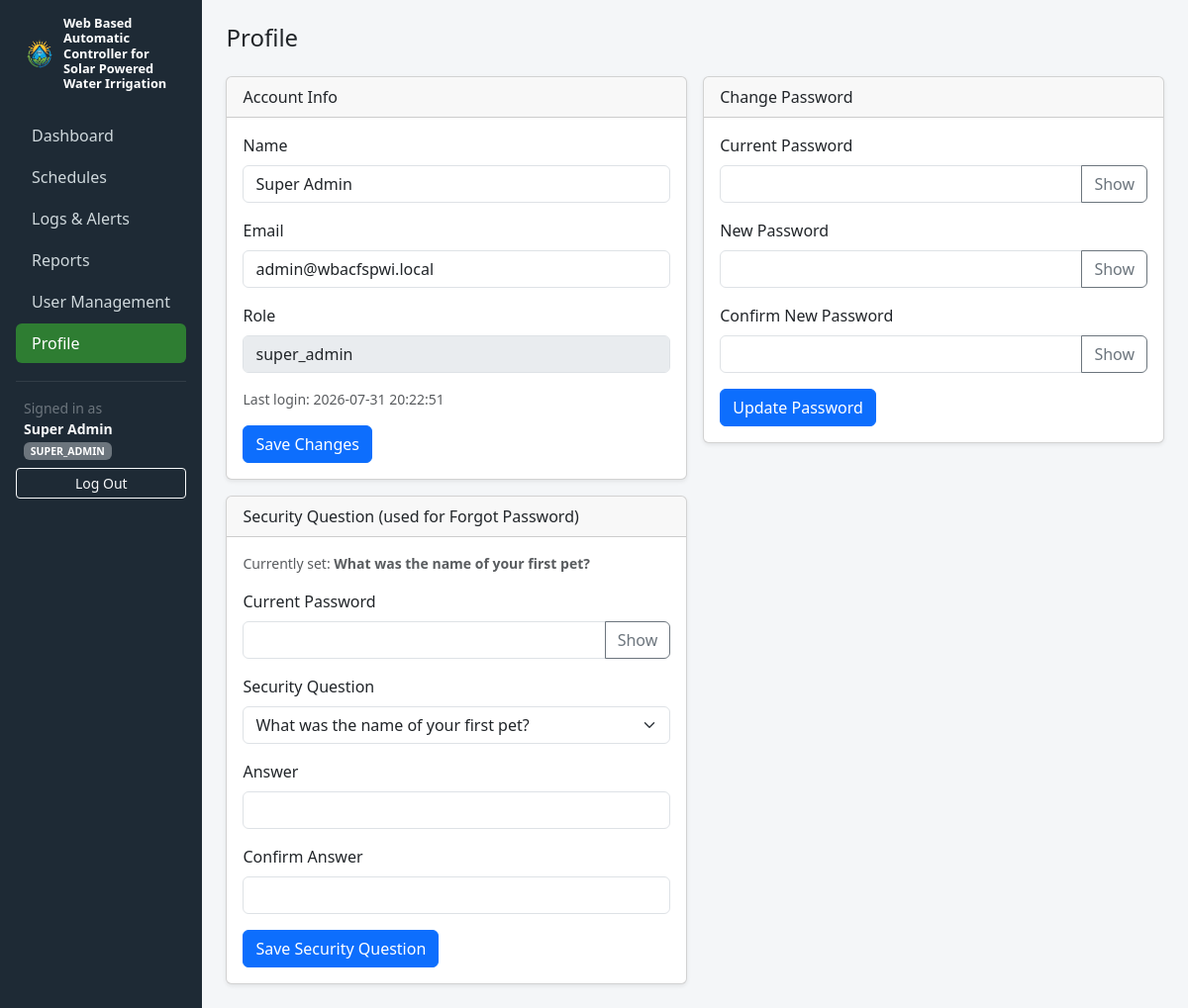
Screenshot of /admin/profile.php (signed in) with the database file from the repository.
### tables this page shows
CREATE TABLE IF NOT EXISTS users (
    id INT AUTO_INCREMENT PRIMARY KEY,
    name VARCHAR(100) NOT NULL,
    email VARCHAR(150) NOT NULL UNIQUE,
    password_hash VARCHAR(255) NOT NULL,
    role ENUM('super_admin', 'admin', 'viewer') NOT NULL DEFAULT 'viewer',
    is_active TINYINT(1) NOT NULL DEFAULT 1,
    security_question VARCHAR(50) NULL,
    security_answer_hash VARCHAR(255) NULL,
    last_login_at DATETIME NULL,
    created_at DATETIME NOT NULL DEFAULT CURRENT_TIMESTAMP
);

### src/helpers/Auth.php (called while the page is built, shortened)
<?php
class Auth
{
    public static function check(): bool
    {
        return isset($_SESSION['user_id']);
    }
    public static function user(): ?array
    {
        return [
            'id' => $_SESSION['user_id'],
            'name' => $_SESSION['user_name'],
            'email' => $_SESSION['user_email'],
            'role' => $_SESSION['user_role'],
        ];
    }
}

### config/database.php (called while the page is built, shortened)
<?php
function getDb(): PDO
{
    static $pdo = null;
    if ($pdo === null) {
        $dsn = 'mysql:host=' . DB_HOST . ';dbname=' . DB_NAME . ';charset=utf8mb4';
        $pdo = new PDO($dsn, DB_USER, DB_PASS, [
            PDO::ATTR_ERRMODE => PDO::ERRMODE_EXCEPTION,
            PDO::ATTR_DEFAULT_FETCH_MODE => PDO::FETCH_ASSOC,
            PDO::ATTR_EMULATE_PREPARES => false,
        ]);
    }
    return $pdo;
}

### src/models/User.php (called while the page is built, shortened)
<?php
class User
{
    public static function findById(int $id): ?array
    {
        $stmt = getDb()->prepare('SELECT * FROM users WHERE id = ? LIMIT 1');
        $stmt->execute([$id]);
        $user = $stmt->fetch();
        return $user ?: null;
    }
}

### config/bootstrap.php (called while the page is built, shortened)
<?php
require_once __DIR__ . '/database.php';
require_once __DIR__ . '/../src/helpers/Auth.php';
spl_autoload_register(function (string $class) {
    $dirs = [
        __DIR__ . '/../src/models/',
        __DIR__ . '/../src/services/',
        __DIR__ . '/../src/controllers/',
    ];
    foreach ($dirs as $dir) {
        $path = $dir . $class . '.php';
        if (file_exists($path)) {
            return;
        }
    }
});

### config/security_questions.php (called while the page is built)
<?php
return [
    'first_pet' => 'What was the name of your first pet?',
    'birth_city' => 'In what city were you born?',
    'mother_maiden' => "What is your mother's maiden name?",
    'childhood_friend' => 'What was the name of your childhood best friend?',
    'favorite_teacher' => 'Who was your favorite teacher?',
];

### public/admin/profile.php (the view, shortened to what this page needs)
<?php
require_once __DIR__ . '/../../config/bootstrap.php';
$user = Auth::user();
$fresh = User::findById((int) $user['id']);
$securityQuestions = require __DIR__ . '/../../config/security_questions.php';
$activePage = 'profile';
include __DIR__ . '/partials/head.php';
include __DIR__ . '/partials/sidebar.php';
?>
<h4 class="mb-4">Profile</h4>
<div class="row g-3">
    <div class="col-md-6">
        <div class="card shadow-sm">
            <div class="card-header">Account Info</div>
            <div class="card-body">
                <form method="post" action="<?= BASE_URL ?>/admin/profile.php">
                    <div class="mb-3">
                        <label class="form-label">Name</label>
                        <input type="text" name="name" class="form-control" required
                               value="<?= htmlspecialchars($fresh['name']) ?>">
                    </div>
                    <div class="mb-3">
                        <label class="form-label">Email</label>
                        <input type="email" name="email" class="form-control" required
                               value="<?= htmlspecialchars($fresh['email']) ?>">
                    </div>
                    <div class="mb-3">
                        <label class="form-label">Role</label>
                        <input type="text" class="form-control" value="<?= htmlspecialchars($fresh['role']) ?>" disabled>
                    </div>
                    <div class="mb-3 text-muted small">
                        Last login: <?= htmlspecialchars($fresh['last_login_at'] ?? 'Never') ?>
                    </div>
                    <button type="submit" class="btn btn-primary">Save Changes</button>
                </form>
            </div>
        </div>
    </div>
    <div class="col-md-6">
        <div class="card shadow-sm">
            <div class="card-header">Change Password</div>
            <div class="card-body">
                <form method="post" action="<?= BASE_URL ?>/admin/profile.php">
                    <div class="mb-3">
                        <label class="form-label">Current Password</label>
                        <input type="password" name="current_password" class="form-control" required>
                    </div>
                    <div class="mb-3">
                        <label class="form-label">New Password</label>
                        <input type="password" name="new_password" class="form-control" required minlength="8">
                    </div>
                    <div class="mb-3">
                        <label class="form-label">Confirm New Password</label>
                        <input type="password" name="confirm_password" class="form-control" required minlength="8">
                    </div>
                    <button type="submit" class="btn btn-primary">Update Password</button>
                </form>
            </div>
        </div>
    </div>
    <div class="col-md-6">
        <div class="card shadow-sm">
            <div class="card-header">Security Question (used for Forgot Password)</div>
            <div class="card-body">
                <div class="text-muted small mb-3">
                    Currently set:
                    <strong><?= htmlspecialchars($securityQuestions[$fresh['security_question']] ?? 'Not set') ?></strong>
                </div>
                <form method="post" action="<?= BASE_URL ?>/admin/profile.php">
                    <div class="mb-3">
                        <label class="form-label">Current Password</label>
                        <input type="password" name="current_password" class="form-control" required>
                    </div>
                    <div class="mb-3">
                        <label class="form-label">Security Question</label>
                        <select name="security_question" class="form-select" required>
                            <?php foreach ($securityQuestions as $key => $label): ?>
                                <option value="<?= $key ?>" <?= $fresh['security_question'] === $key ? 'selected' : '' ?>><?= htmlspecialchars($label) ?></option>
                            <?php endforeach; ?>
                        </select>
                    </div>
                    <div class="mb-3">
                        <label class="form-label">Answer</label>
                        <input type="text" name="security_answer" class="form-control" required>
                    </div>
                    <div class="mb-3">
                        <label class="form-label">Confirm Answer</label>
                        <input type="text" name="security_answer_confirm" class="form-control" required>
                    </div>
                    <button type="submit" class="btn btn-primary">Save Security Question</button>
                </form>
            </div>
        </div>
    </div>
</div>
<?php include __DIR__ . '/partials/footer.php'; ?>

### public/admin/partials/sidebar.php (shortened to what this page needs)
<?php
$activePage = $activePage ?? '';
$user = Auth::user();
$navItems = [
    'dashboard' => ['label' => 'Dashboard', 'href' => '/admin/dashboard.php', 'roles' => ['super_admin', 'admin', 'viewer']],
    'schedule'  => ['label' => 'Schedules', 'href' => '/admin/schedule.php', 'roles' => ['super_admin', 'admin']],
    'logs'      => ['label' => 'Logs & Alerts', 'href' => '/admin/logs.php', 'roles' => ['super_admin', 'admin']],
    'reports'   => ['label' => 'Reports', 'href' => '/admin/reports.php', 'roles' => ['super_admin', 'admin', 'viewer']],
    'users'     => ['label' => 'User Management', 'href' => '/admin/users.php', 'roles' => ['super_admin']],
    'profile'   => ['label' => 'Profile', 'href' => '/admin/profile.php', 'roles' => ['super_admin', 'admin', 'viewer']],
];
?>
<nav class="sidebar p-3" id="sidebar" style="width: 240px;">
    <div class="brand mb-4 px-2 d-flex align-items-center gap-2">
        <img src="<?= BASE_URL ?>/assets/img/logo.png" alt="Logo" class="brand-logo flex-shrink-0">
        <span>Web Based Automatic Controller for Solar Powered Water Irrigation</span>
    </div>
    <ul class="nav nav-pills flex-column mb-auto">
        <?php foreach ($navItems as $key => $item): ?>
            <li class="nav-item">
                <a href="<?= BASE_URL . $item['href'] ?>" class="nav-link <?= $activePage === $key ? 'active' : '' ?>">
                    <?= htmlspecialchars($item['label']) ?>
                </a>
            </li>
        <?php endforeach; ?>
    </ul>
    <hr class="text-secondary">
    <div class="px-2 small text-secondary mb-2">
        Signed in as<br>
        <strong class="text-light"><?= htmlspecialchars($user['name']) ?></strong>
        <span class="badge bg-secondary text-uppercase"><?= htmlspecialchars($user['role']) ?></span>
    </div>
    <a href="<?= BASE_URL ?>/logout.php" class="btn btn-sm btn-outline-light w-100">Log Out</a>
</nav>
<main class="flex-grow-1 p-4">

### public/assets/css/app.css (style rules this page uses)
body { background-color: #f4f6f8; }
.sidebar { min-height: 100vh; background-color: #1e2a35; color: #cfd8dc; }
.sidebar .nav-link { color: #cfd8dc; border-radius: 6px; margin-bottom: 2px; }
.sidebar .nav-link.active { background-color: #2e7d32; color: #fff; }
.sidebar .brand { color: #fff; font-weight: 600; font-size: 0.8rem; line-height: 1.2; }
.brand-logo { height: 32px; width: 32px; object-fit: contain; }

### rows the page displays
users: name "Super Admin", role "SUPER_ADMIN", email "admin@wbacfspwi.local", role "super_admin", last_login_at "2026-07-31 20:22:51", security_question "What was the name of your first pet?"

### other values shown
$item['label'] "Dashboard"
$item['label'] "Schedules"
$item['label'] "Logs & Alerts"
$item['label'] "Reports"
$item['label'] "User Management"
$item['label'] "Profile"
